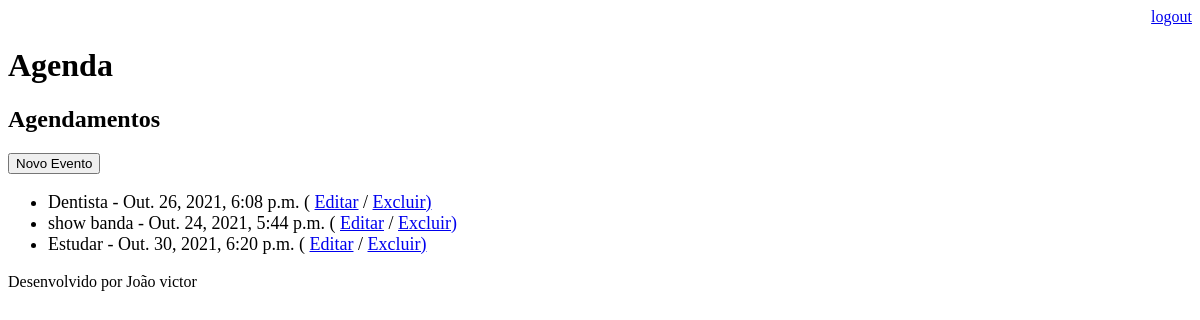
The page /agenda/ (signed in) on the database as committed earlier.
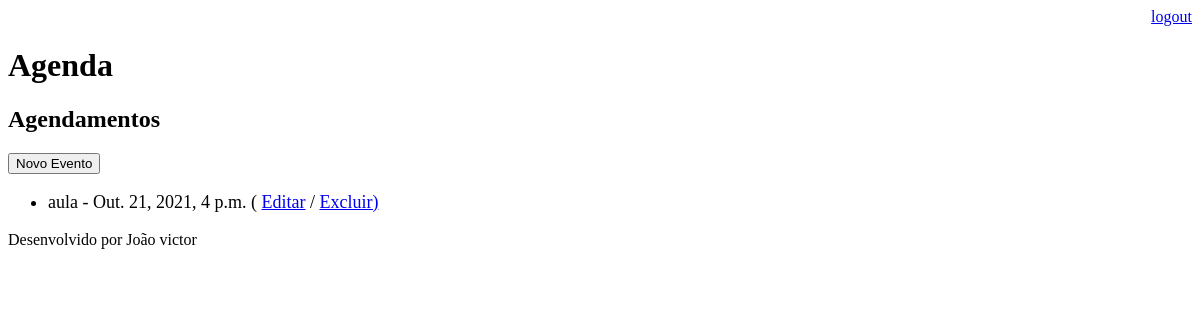
The same page on the database as committed later.
### core/models.py (models this page shows, shortened)
class Evento(models.Model):
    titulo = models.CharField(max_length=100)
    descricao = models.TextField(blank=True, null=True)
    data_evento = models.DateTimeField(verbose_name='Data do Evento')
    data_criacao = models.DateTimeField(auto_now=True)
    usuario = models.ForeignKey(User, on_delete=models.CASCADE)
    class Meta:
        db_table = 'evento'
    def get_evento_atrasado(self):
        if self.data_evento < datetime.now():
            return True
        else:
            return False

### core/views.py (the view)
# urls.py: path('agenda/', views.lista_eventos),
@login_required(login_url='/login/')
def lista_eventos(request):
    usuario = request.user
    data_atual = datetime.now() - timedelta(hours=1)
    evento = Evento.objects.filter(usuario=usuario,
                                   data_evento__gt=data_atual)
    dados = {'eventos': evento}
    return render(request, 'agenda.html', dados)

### templates/agenda.html (shortened to what this page needs)
{% extends "model-page.html" %}
{% block content %}
    <h2>Agendamentos</h2>
    <a href="evento/">
        <button type="button">Novo Evento</button>
    </a>
    <ul style="font-size: 18px">
    {% for evento in eventos %}
        <li>
            <div style=>
                {{ evento.titulo }} - {{evento.data_evento}}
                ( <a href="evento/?id={{ evento.id }}" >Editar</a>
                / <a href="evento/delete/{{ evento.id }}/" >Excluir)</a>
            </div>
        </li>
    {% endfor %}
    </ul>
{% endblock %}

### templates/model-page.html
<!DOCTYPE html>
<html lang="en">
<head>
    {% include "model-header.html" %}
</head>
<body>
    {% block content %} {% endblock %}
    {% include "model-footer.html" %}
</body>
</html>

### templates/model-header.html (shortened to what this page needs)
    <div align="right">
        <a href="/logout">logout</a>
    </div>
    <h1>Agenda</h1>

### templates/model-footer.html
<p>Desenvolvido por João victor</p>

Rows that differ between the two databases and show on the page:
removed Evento: titulo "Dentista", data_evento "Out. 26, 2021, 6:08 p.m."
removed Evento: titulo "show banda", data_evento "Out. 24, 2021, 5:44 p.m."
removed Evento: titulo "Estudar", data_evento "Out. 30, 2021, 6:20 p.m."
added Evento: titulo "aula", data_evento "Out. 21, 2021, 4 p.m."
